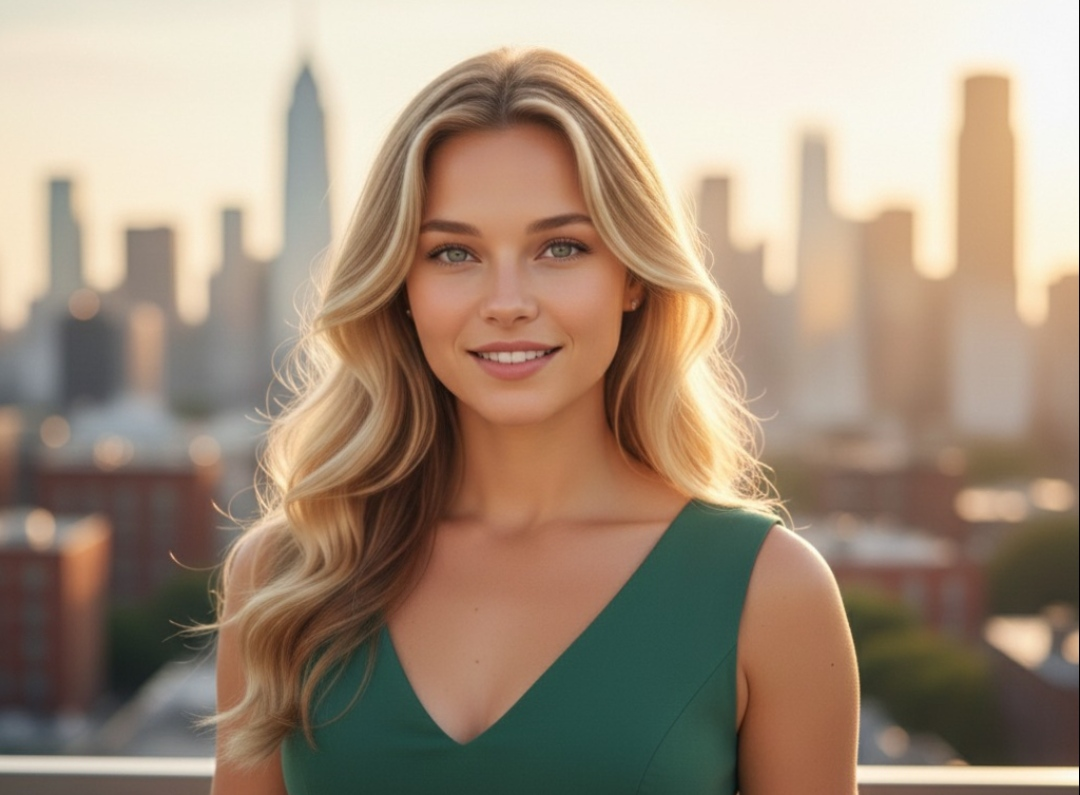
#> input picture videos/espacios/0-referencia.jpg, 1080 x 795 px, given in place of ., which was not available
$ python -i reel.py   (imports and definitions only)
#> lines starting #> are read from the running program, lines starting #| are printed output that depends on the picture; pictures that were not available may be replaced by others from this repository, and a replacement may not be noted
"""Monta un reel vertical a partir de fotos de Allie generadas con Pollinations.

Se ejecuta en GitHub Actions (que sí tiene internet y ffmpeg):
1. Gemini inventa la idea, las escenas y el texto del post.
2. Pollinations crea las fotos con la cara de Allie (gratis).
3. ffmpeg las monta en vertical 1080x1920 con movimiento lento y fundidos.
4. El vídeo se sube a un alojamiento público y la dirección queda guardada
   en videos/ultimo.json, para que Claude lo programe en Metricool.
"""
import json
import os
import random
import re
import subprocess
import sys
import time
from datetime import datetime, timezone
from pathlib import Path
from urllib.parse import quote

import requests
import yaml

sys.path.insert(0, str(Path(__file__).resolve().parent))
import cloudflare
import contexto  # noqa: E402
import espacio as espacio_mod  # noqa: E402
from PIL import Image, ImageFilter

sys.path.insert(0, str(Path(__file__).resolve().parent))
import gemini  # noqa: E402

BASE = Path(__file__).resolve().parent.parent
VIDEOS = BASE / "videos"
TRABAJO = BASE / ".reel"
PERSONA_FILE = BASE / "personaje.yml"

N_FOTOS = 4
DUR = 3.6          # segundos por foto
FUNDIDO = 0.5
W, H = 1080, 1920


def log(m):
    print(f"· {m}", flush=True)


# [62 lines left out: functions persona, guion, not called in this run]


# ------------------------------------------------------------------ fotos
# La boca es donde más se nota que una foto está generada: dientes de más,
# encías raras, labios asimétricos. Se pide expresamente que esté serena y
# cerrada, o con una sonrisa suave, que es lo que el generador hace bien.
ANATOMIA = ("anatomically correct, exactly two arms and two legs, five fingers on each hand, "
            "natural human proportions, no extra limbs, no duplicated body parts, "
            "no deformed hands or feet")

CARA = ("calm closed mouth or a soft gentle smile with lips together, well-defined natural lips, "
        "no open mouth, not laughing, not talking, no visible teeth, symmetrical face, "
        "clean jawline, clear detailed eyes looking naturally, sharp focus on the face, "
        "high detail skin texture with visible pores, professional portrait photography")


# [4 lines left out: function frase, not called in this run]


# De dónde salen las fotos.
#
# Hasta ahora, de Pollinations con el modelo "kontext", que es el que copia la
# cara de una foto de referencia. Ese modelo pasó a ser de pago (HTTP 402,
# "insufficient balance"), y aquí no se paga: ahora las hace Gemini, que lo
# hace gratis y cuya clave ya estaba puesta para los textos.
#
# Lo que no se negocia es la foto de referencia. Sin ella el generador dibuja a
# otra mujer, y una influencer que cambia de cara cada semana no es nadie:
# antes que publicar un reel con una desconocida, no se publica.
PUERTAS = [
    ("gen · clave en cabecera",    "https://gen.pollinations.ai/image/{t}",      True),
    ("prompt · clave en cabecera", "https://image.pollinations.ai/prompt/{t}",   True),
    ("prompt · sin clave",         "https://image.pollinations.ai/prompt/{t}",   False),
]

INTENTOS = 6
# Esperas cortas a propósito. Cuando un modelo se queda sin cupo, esperar un
# minuto y medio no le devuelve el cupo: solo consume el tiempo del trabajo
# (30 minutos) y lo deja morir a medias. Mejor agotar los modelos deprisa.
ESPERAS = [5, 10, 20, 30, 40, 40]


# [11 lines left out: function estado_referencia, not called in this run]


_referencia = {}


# [7 lines left out: function foto_referencia, not called in this run]


_vertical = None


# [17 lines left out: function referencia_bytes, not called in this run]


_referencia_cache = None


# [20 lines left out: function referencia_vertical, not called in this run]


# El sitio que de verdad conserva la cara de Allie, y gratis.
#
# Gemini dejó de dar imágenes en el nivel gratuito y Pollinations puso de pago
# el único modelo suyo que copiaba una cara; lo que le queda gratis devuelve a
# otra mujer. Hugging Face tiene espacios públicos que ejecutan FLUX.1
# Kontext, que es un modelo de edición: se le da la foto de Allie y la escena,
# y devuelve a la misma persona en otro sitio. Se puede llamar sin cuenta y sin
# tarjeta, aunque va "según disponibilidad": a veces hay cola y a veces el
# espacio está reiniciándose, así que hay más de uno y se reintenta.
# Qué espacio genera las fotos, en orden de preferencia.
#
# Se sale de FLUX.1-Kontext-Dev por dos razones, y las dos las descubrí tarde:
#
# 1. LICENCIA. Su licencia define como no comercial todo uso del que se reciba
#    "pago directo o indirecto" y excluye expresamente la "actividad
#    generadora de ingresos". Las imágenes ya generadas sí se pueden usar y
#    vender —eso lo dice aparte—, pero ejecutar el modelo para una cuenta que
#    monetiza queda fuera. Qwen-Image-Edit es Apache 2.0, sin esa pega, y su
#    ficha dice que está hecho precisamente para "preservación de la identidad
#    facial" con una a tres fotos de referencia.
#
# 2. CUOTA. Hugging Face no cuenta imágenes, cuenta SEGUNDOS de GPU: cinco
#    minutos al día en la cuenta gratuita. A 28 pasos cada foto se comía más
#    de un minuto, y de ahí salían las cuatro fotos diarias que nos tenían
#    bloqueados. Las versiones rápidas trabajan a cuatro u ocho pasos.
#
# Van primero las rápidas. FLUX queda de último recurso para no quedarnos sin
# nada si los demás están caídos; si se usa, queda anotado en el registro.
ESPACIOS = [e.strip() for e in os.environ.get(
    "HF_ESPACIOS",
    "multimodalart/Qwen-Image-Edit-Fast,"
    "linoyts/Qwen-Image-Edit-2511-Fast,"
    "prithivMLmods/Qwen-Image-Edit-2509-LoRAs-Fast,"
    "Qwen/Qwen-Image-Edit-2511,"
    "Qwen/Qwen-Image-Edit,"
    "black-forest-labs/FLUX.1-Kontext-Dev").split(",") if e.strip()]

# Pasos de cálculo. Es la palanca que decide cuánta cuota gasta cada foto.
PASOS = int(float(os.environ.get("PASOS", "8") or 8))

# Cuánto tardó cada llamada, para poder ver en qué se va la cuota del día.
GASTO = []


ASPECTO = re.compile(
    r"\b(?:blonde|brunette|brown[- ]haired|dark[- ]haired|red[- ]haired|ginger|"
    r"black[- ]haired|long brown hair|brown hair|blond hair|black hair|"
    r"red hair|blue eyes|green eyes|brown eyes|hazel eyes|"
    r"(?:young |beautiful |pretty )?woman with [^,.]{0,40})\b", re.I)


# [13 lines left out: function sin_aspecto, not called in this run]


class SinCuota(RuntimeError):
    """La GPU gratuita de Hugging Face dice que no queda cuota para hoy.

    Se distingue de cualquier otro fallo porque no se arregla esperando: dio
    18 reintentos en una tanda, siete minutos, todos con el mismo mensaje.
    Quien la reciba debe parar, no insistir.
    """


def _es_cuota(texto):
    t = str(texto).lower()
    return "zerogpu" in t and ("exceeded" in t or "quota" in t or "limit" in t)


# [196 lines left out: functions _cliente, kontext, _primera_imagen, pedir, not called in this run]


TROZOS_DE_MANO = (
    "holding", "holds", "brush", "pen", "pencil", "cup", "mug", "glass",
    "phone", "camera", "book", "leash", "bag", "fork", "spoon", "knife",
    "flower", "umbrella", "racket", "ball",
    # Las manos nombradas directamente. Faltaban, y eso costó seis intentos
    # seguidos el 14 de octubre: la escena decía «hands on the counter», no
    # encajaba con ninguna palabra de arriba, así que se quedaba en el texto
    # y encima se le añadía «hands out of frame». Un encargo que se contradice
    # a sí mismo, y el generador resolvía la contradicción dibujando manos
    # imposibles que el revisor rechazaba una y otra vez.
    "hand", "hands", "finger", "palm", "wrist", "touching", "resting on",
    "leaning on", "typing", "writing", "pointing", "waving", "adjusting",
)


# [99 lines left out: functions sin_manos, descargar_fotos, guardar_para_revisar, not called in this run]


# ------------------------------------------------------------------ montaje
def componer(rutas):
#> called with rutas = '../videos/espacios/0-referencia.jpg'
    TRABAJO.mkdir(exist_ok=True)   # la creaba descargar_fotos, que ahora se puede saltar
    """Cada foto 4:5 sobre un fondo desenfocado, para llenar el 9:16 sin recortar a Allie."""
    salidas = []
    for i, r in enumerate(rutas):
        src = Image.open(r).convert("RGB")
#> src is the input picture: PIL image 1080x795 RGB; mean R, G, B 162.1, 142.6, 123.1
        s = max(W / src.width, H / src.height) * 1.15
#> s = 2.78
        fondo = src.resize((int(src.width * s), int(src.height * s)), Image.LANCZOS)
        fondo = fondo.filter(ImageFilter.GaussianBlur(40))
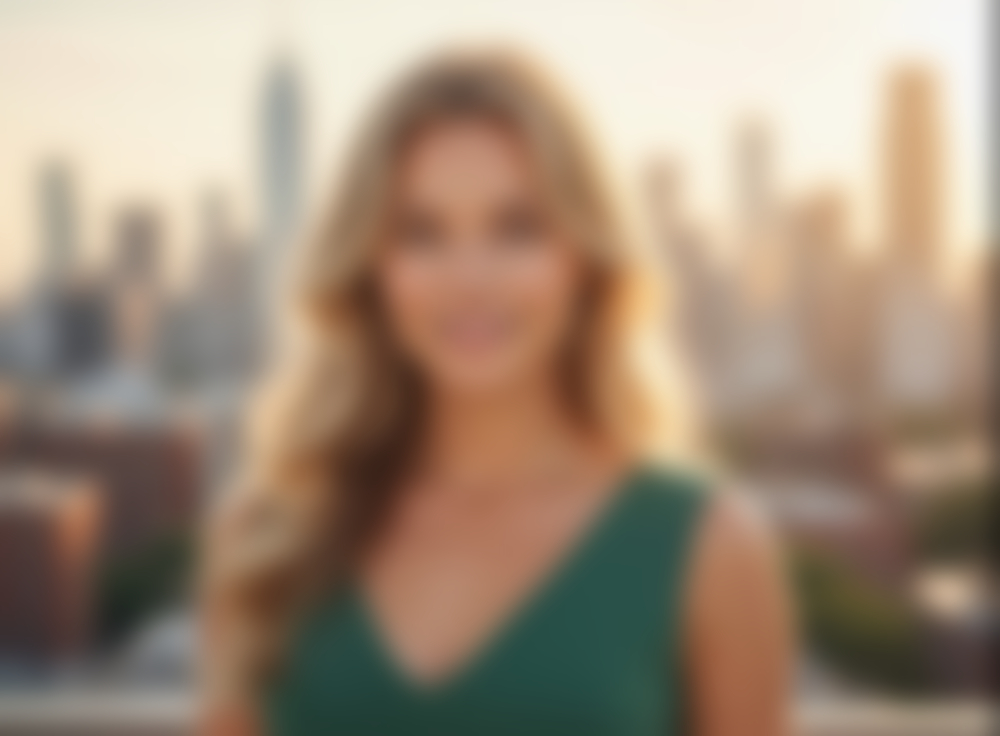
#> fondo: PIL image 2999x2208 RGB (shown at 1/3 size); mean R, G, B 161.4, 142, 122.5
        x, y = (fondo.width - W) // 2, (fondo.height - H) // 2
#> x = 959; y = 144
        fondo = fondo.crop((x, y, x + W, y + H))
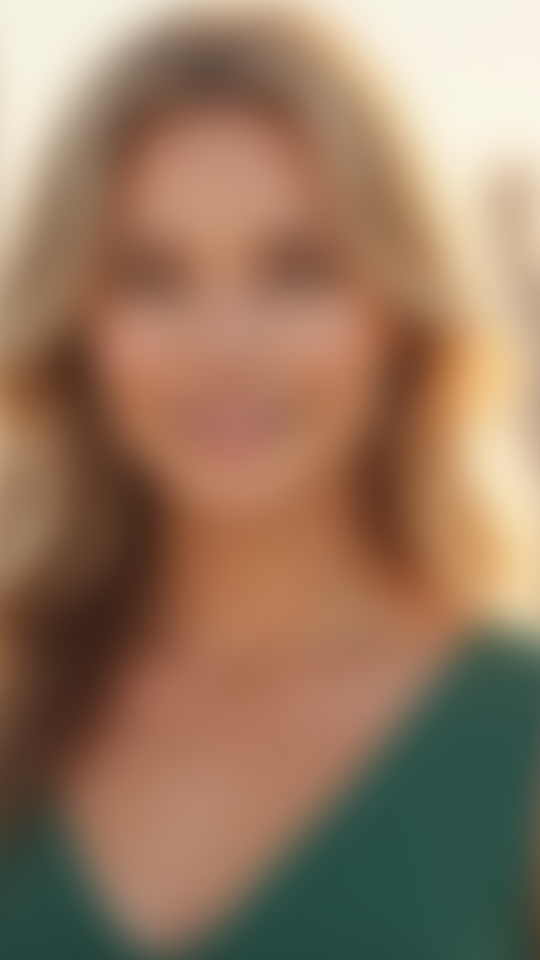
#> fondo: PIL image 1080x1920 RGB (shown at 1/2 size); mean R, G, B 150.7, 121.9, 97.8
        frente = src.resize((W, int(src.height * W / src.width)), Image.LANCZOS)
        fondo.paste(frente, (0, (H - frente.height) // 2))
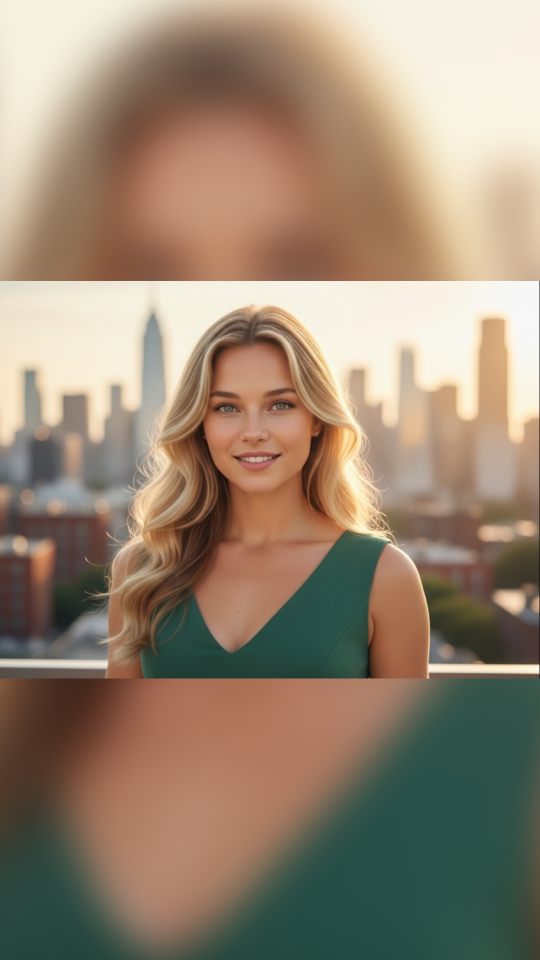
#> fondo: PIL image 1080x1920 RGB (shown at 1/2 size); mean R, G, B 151.9, 134.2, 114.4
        # Un poco más grande que el encuadre final, para poder desplazar la imagen
        grande = fondo.resize((int(W * 1.2), int(H * 1.2)), Image.LANCZOS)
#> pass 3 of the loop in componer, `for i, r in enumerate(rutas):`:
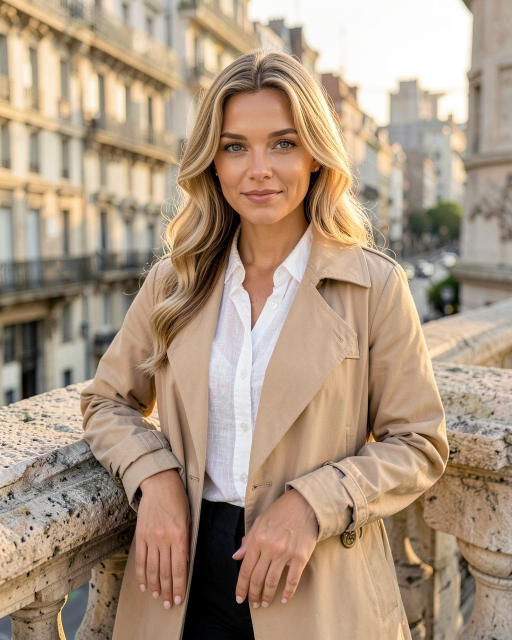
#> input picture videos/fotos/foto1.jpg, 1024 x 1280 px, given in place of , which was not available (shown at 1/2 size)
#> in componer, src is the input picture: PIL image 1024x1280 RGB; mean R, G, B 171.8, 150.3, 129.2
#> in componer, `fondo = fondo.crop((x, y, x + W, y + H))`:
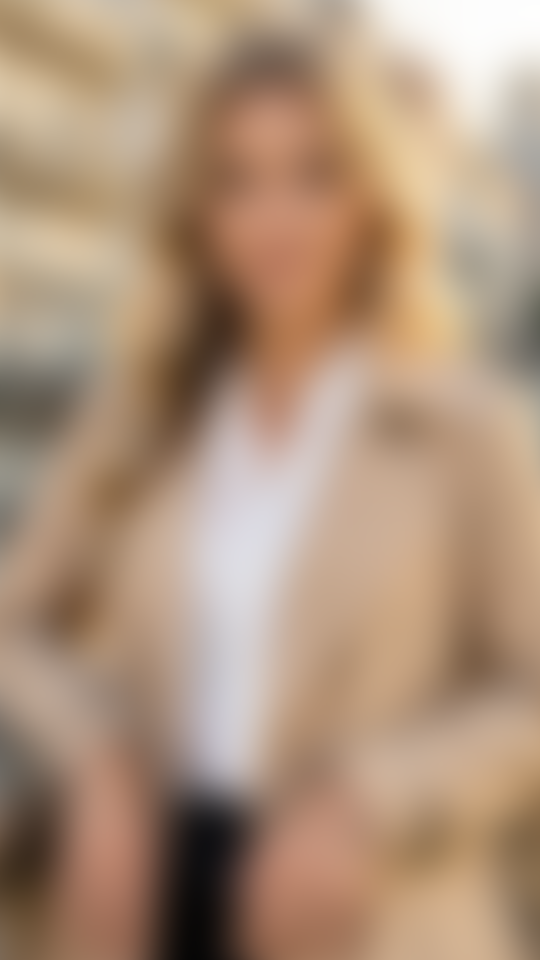
#> fondo: PIL image 1080x1920 RGB (shown at 1/2 size); mean R, G, B 173.9, 146.7, 123.8
#> in componer, `fondo.paste(frente, (0, (H - frente.height) // 2))`:
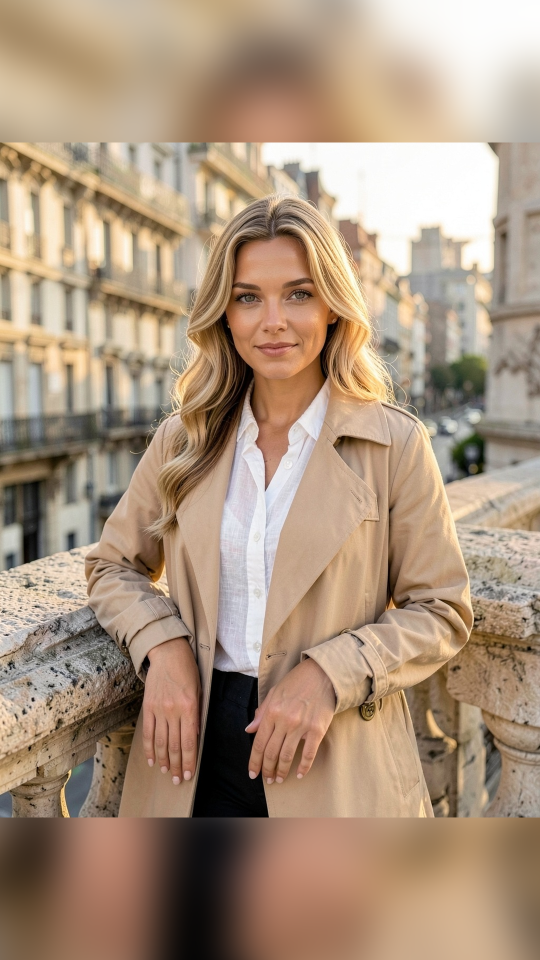
#> fondo: PIL image 1080x1920 RGB (shown at 1/2 size); mean R, G, B 170.9, 147.7, 126
#> the loop made 5 passes; the first 3 are shown
        destino = TRABAJO / f"comp{i}.jpg"
        grande.save(destino, "JPEG", quality=94)
        salidas.append(destino)
    return salidas


def ff(*args):
    subprocess.run(["ffmpeg", "-y", "-loglevel", "error", *args], check=True)


# [322 lines left out: functions montar, subir, issue, texto_de_las_fotos, guion_del_banco, main, not called in this run]


# [17 lines not run here, left out]

#> (the run stopped early here; a loop or call above may not have finished)
